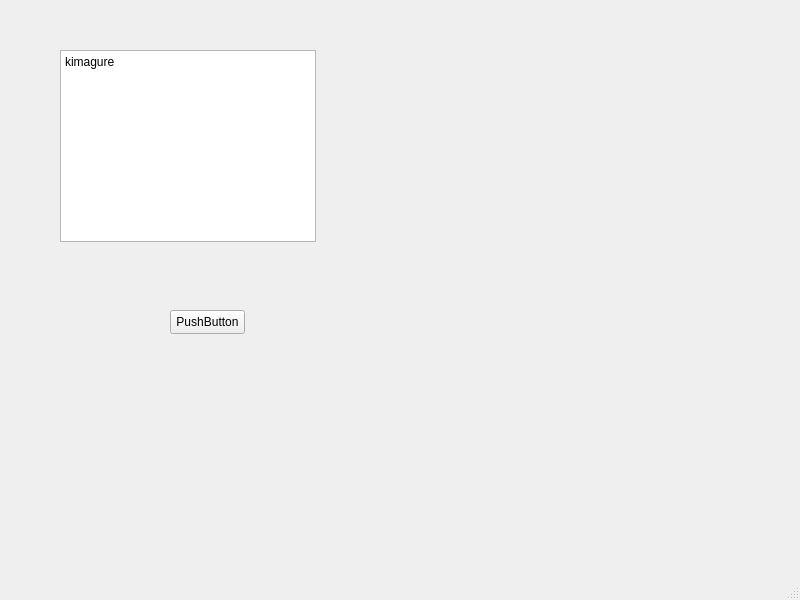
<?xml version="1.0" encoding="UTF-8"?>
<ui version="4.0">
 <class>MainWindow</class>
 <widget class="QMainWindow" name="MainWindow">
  <property name="geometry">
   <rect>
    <x>0</x>
    <y>0</y>
    <width>800</width>
    <height>600</height>
   </rect>
  </property>
  <property name="windowTitle">
   <string>MainWindow</string>
  </property>
  <widget class="QWidget" name="centralwidget">
   <widget class="QTextBrowser" name="textBrowser">
    <property name="geometry">
     <rect>
      <x>60</x>
      <y>50</y>
      <width>256</width>
      <height>192</height>
     </rect>
    </property>
    <property name="html">
     <string>&lt;!DOCTYPE HTML PUBLIC &quot;-//W3C//DTD HTML 4.0//EN&quot; &quot;http://www.w3.org/TR/REC-html40/strict.dtd&quot;&gt;
&lt;html&gt;&lt;head&gt;&lt;meta name=&quot;qrichtext&quot; content=&quot;1&quot; /&gt;&lt;meta charset=&quot;utf-8&quot; /&gt;&lt;style type=&quot;text/css&quot;&gt;
p, li { white-space: pre-wrap; }
&lt;/style&gt;&lt;/head&gt;&lt;body style=&quot; font-family:'Microsoft YaHei UI'; font-size:9pt; font-weight:400; font-style:normal;&quot;&gt;
&lt;p style=&quot; margin-top:0px; margin-bottom:0px; margin-left:0px; margin-right:0px; -qt-block-indent:0; text-indent:0px;&quot;&gt;kimagure&lt;/p&gt;&lt;/body&gt;&lt;/html&gt;</string>
    </property>
   </widget>
   <widget class="QPushButton" name="pushButton">
    <property name="geometry">
     <rect>
      <x>170</x>
      <y>310</y>
      <width>75</width>
      <height>24</height>
     </rect>
    </property>
    <property name="text">
     <string>PushButton</string>
    </property>
   </widget>
  </widget>
  <widget class="QMenuBar" name="menubar">
   <property name="geometry">
    <rect>
     <x>0</x>
     <y>0</y>
     <width>800</width>
     <height>22</height>
    </rect>
   </property>
  </widget>
  <widget class="QStatusBar" name="statusbar"/>
 </widget>
 <resources/>
 <connections/>
</ui>
